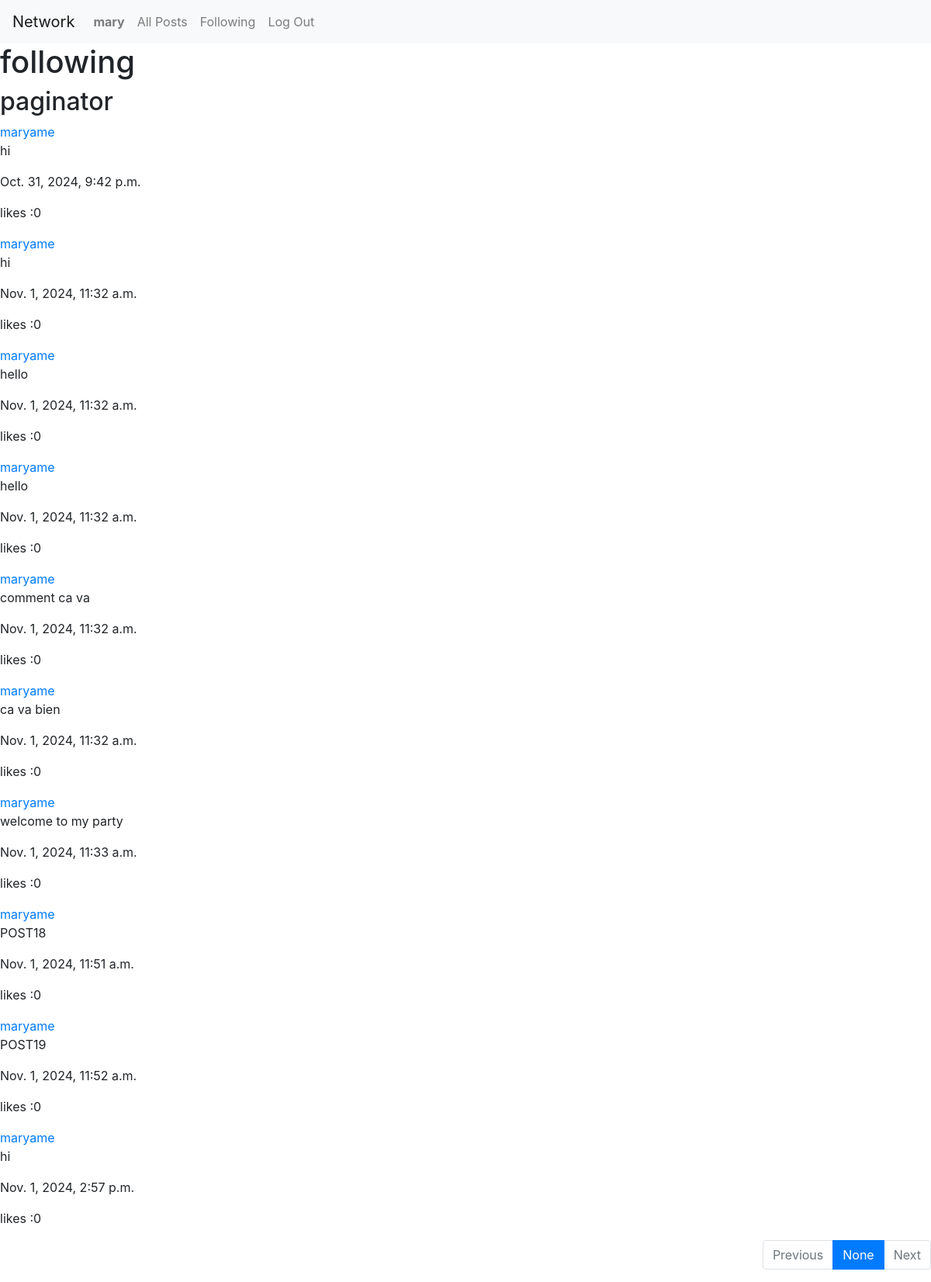
The page /following/ (signed in) on the database as committed earlier.
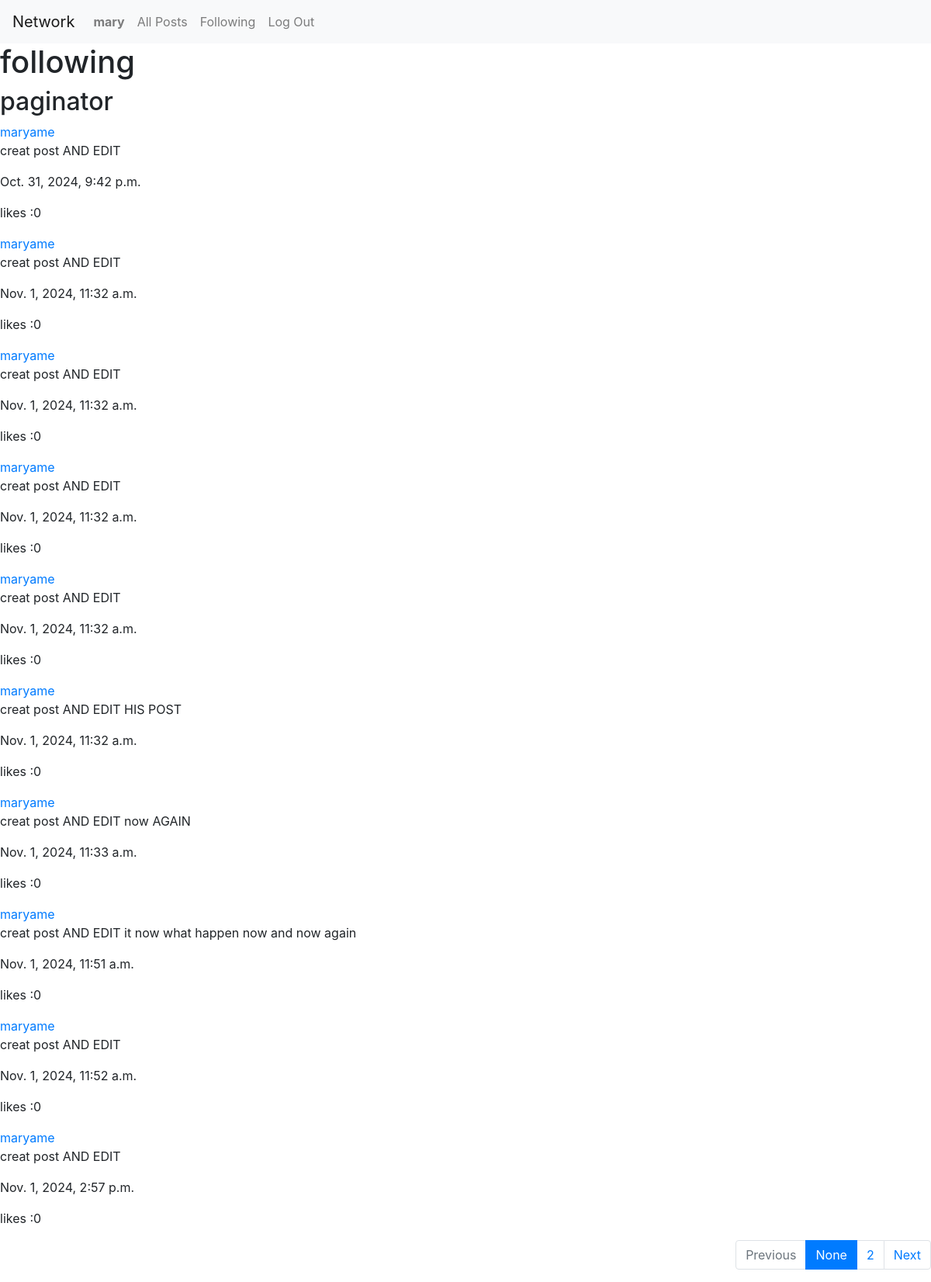
The same page on the database as committed later.
### network/models.py (models this page shows, shortened)
class User(AbstractUser):
    pass

class Post(models.Model):
    user = models.ForeignKey("User", on_delete=models.CASCADE, related_name="emails")
    content = models.TextField(blank=True)
    timestamp = models.DateTimeField(auto_now_add=True)
    like = models.IntegerField(default=0)
    followers = models.ManyToManyField(User, through='follow' , through_fields=('post_fo', 'follower'),related_name='followed_post')

### network/views.py (the view)
# urls.py: path("following/", views.following ,name="following"),
@login_required
def following(request):
    user = request.user
    foll= follow.objects.filter(follower=user)
    following_users = [f.following for f in foll]
    post=[]
    for i in following_users:
        array=Post.objects.filter(user=i)
        post.extend(array)
    paginator = Paginator(post, 10)
    page_number = request.GET.get('page')
    page_obj = paginator.get_page(page_number)
    return render(request, "network/following.html",{
            "posts": post ,
             'page_obj': page_obj,
             'page_number':page_number,
             "following_users":following_users})

### network/templates/network/following.html
{% extends "network/layout.html" %}
{% block body %}
   <h1>following</h1>
    <div id ="post_user">
        <h2>paginator</h2>
        {% for post in page_obj %}
        <div id="post">
            <a href="{%url 'profil' post.user %}" >{{post.user}} </a>
            <p>{{post.content}}</p>
            <p>{{post.timestamp}}</p>
            <p>likes :{{post.like}}</p>
        </div>
         {% endfor %}
        <nav aria-label="Page navigation example">
            <ul class="pagination justify-content-end">
                {% if page_obj.has_previous %}
                <li ><a class="page-link" href="?page={{ page_obj.previous_page_number }}" >Previous</a></li>
                <li class="page-item"><a class="page-link" href="?page={{page_obj.previous_page_number }}">{{page_obj.previous_page_number }}</a></li>
                {% else %}
                <li class="page-item disabled"><span class="page-link " aria-disabled="true">Previous</span></li>
                {% endif %}
              <li class="page-item active"><a class="page-link" href="?page={{page_obj}}">{{page_number}}</a></li>
              {% if page_obj.has_next %}
              <li class="page-item"><a class="page-link" href="?page=3">{{page_obj.next_page_number  }}</a></li>
                <li class="page-item"><a class="page-link" href="?page={{ page_obj.next_page_number }}">Next</a>
                {% else %}
                <li class="page-item disabled"><span class="page-link page-item disabled" aria-disabled="true">Next</span>
                {% endif %}
              </li>
            </ul>
          </nav>
    </div>
{% endblock %}

### network/templates/network/layout.html (shortened to what this page needs)
{% load static %}
<!DOCTYPE html>
<html lang="en">
    <head>
        <link rel="stylesheet" href="https://stackpath.bootstrapcdn.com/bootstrap/4.4.1/css/bootstrap.min.css">
        <link href="{% static 'network/styles.css' %}" rel="stylesheet">
    </head>
    <body>
        <nav class="navbar navbar-expand-lg navbar-light bg-light">
            <a class="navbar-brand" href="#">Network</a>
            <div>
              <ul class="navbar-nav mr-auto">
                {% if user.is_authenticated %}
                    <li class="nav-item">
                        <a class="nav-link" href="{% url 'profil' user.username %}"><strong>{{ user.username }}</strong></a>
                    </li>
                {% endif %}
                <li class="nav-item">
                  <a class="nav-link" href="{% url 'index' %}">All Posts</a>
                </li>
                {% if user.is_authenticated %}
                    <li class="nav-item">
                        <a class="nav-link" href="{% url 'following'%}">Following</a>
                    </li>
                    <li class="nav-item">
                        <a class="nav-link" href="{% url 'logout' %}">Log Out</a>
                    </li>
                {% endif %}
              </ul>
            </div>
          </nav>
        <div class="body">
            {% block body %}
            {% endblock %}
        </div>
    </body>
</html>

Rows that differ between the two databases and show on the page:
changed Post "Oct. 31, 2024, 9:42 p.m.": content "hi" → "creat post AND EDIT"
changed Post (number 2 of 10 on the later page): content "hi" → "creat post AND EDIT"
changed Post (number 3 of 10 on the later page): content "hello" → "creat post AND EDIT"
changed Post (number 4 of 10 on the later page): content "hello" → "creat post AND EDIT"
changed Post (number 5 of 10 on the later page): content "comment ca va" → "creat post AND EDIT"
changed Post: content "ca va bien" → "creat post AND EDIT HIS POST"
changed Post: content "welcome to my party" → "creat post AND EDIT now AGAIN"
changed Post: content "POST18" → "creat post AND EDIT it now what happen now and now again"
changed Post "Nov. 1, 2024, 11:52 a.m.": content "POST19" → "creat post AND EDIT"
changed Post "Nov. 1, 2024, 2:57 p.m.": content "hi" → "creat post AND EDIT"
Other text that changed with them:
{{ page_obj.next_page_number }}: (not shown) → "2"
